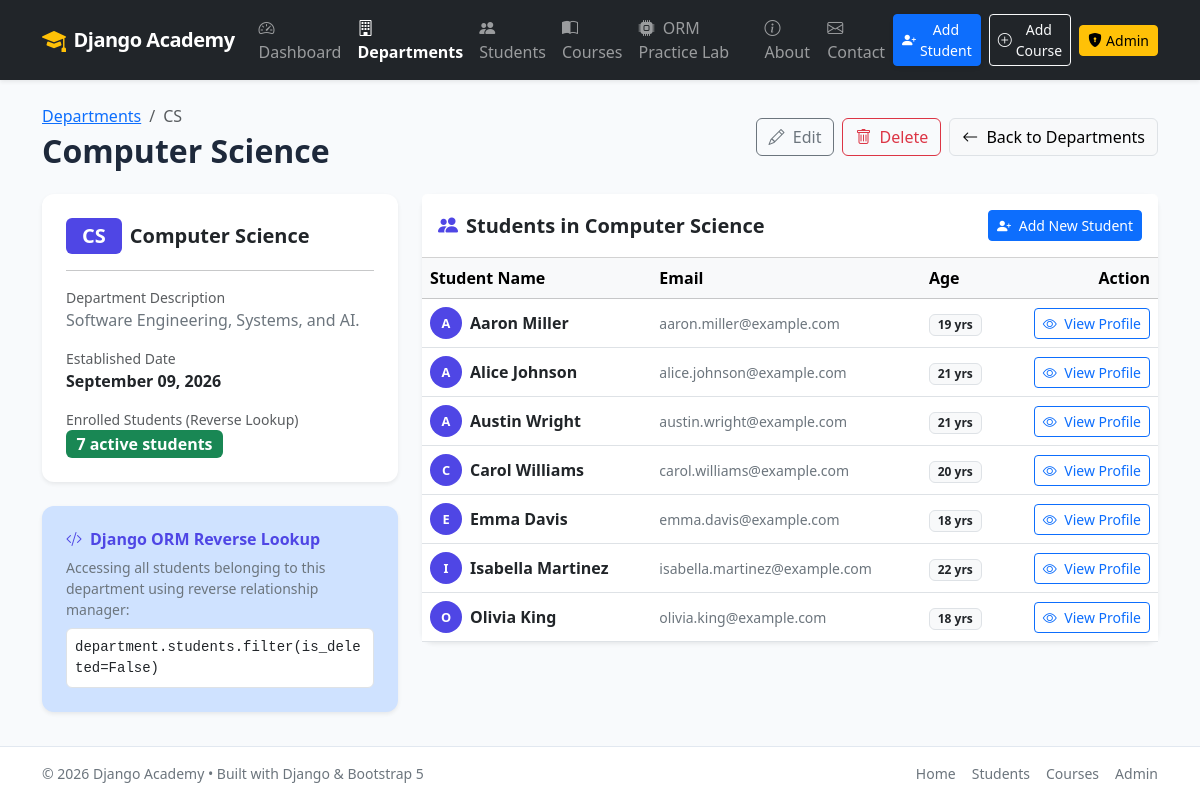
Screenshot of /departments/5/ with the database file from the repository.
### students/models.py (models this page shows, shortened)
class Department(models.Model):
    name = models.CharField(max_length=100, unique=True)
    code = models.CharField(max_length=20, unique=True, help_text="e.g. CS, EE, BBA")
    description = models.TextField(blank=True)
    created_at = models.DateTimeField(default=timezone.now)
    class Meta:
        ordering = ['code', 'name']

class Student(models.Model):
    name = models.CharField(max_length=100)
    email = models.EmailField(unique=True)
    age = models.PositiveIntegerField()
    department = models.ForeignKey(
        Department,
        on_delete=models.SET_NULL,
        null=True,
        blank=True,
        related_name="students"
    )
    bio = models.TextField(blank=True)
    joined_date = models.DateTimeField(auto_now_add=True)
    is_deleted = models.BooleanField(
        default=False,
        help_text="Designates whether this student is soft-deleted."
    )
    objects = StudentManager()           # Default manager filters out soft-deleted
    all_objects = models.Manager()       # Returns all students including soft-deleted
    class Meta:
        ordering = ['-joined_date']

### students/views.py (the view)
# urls.py: path('departments/<int:pk>/', views.department_detail, name='department_detail'),
def department_detail(request, pk):
    department = get_object_or_404(Department, pk=pk)
    students = department.students.filter(is_deleted=False).order_by('name')
    context = {
        'department': department,
        'students': students,
    }
    return render(request, 'students/department_detail.html', context)

### students/models.py (called while the page is built)
    def get_queryset(self):
        return StudentQuerySet(self.model, using=self._db).filter(is_deleted=False)

### students/templates/students/department_detail.html (shortened to what this page needs)
{% extends 'students/base.html' %}
{% block content %}
<div class="d-flex justify-content-between align-items-center mb-4">
    <div>
        <nav aria-label="breadcrumb">
            <ol class="breadcrumb mb-1">
                <li class="breadcrumb-item"><a href="{% url 'department_list' %}">Departments</a></li>
                <li class="breadcrumb-item active" aria-current="page">{{ department.code }}</li>
            </ol>
        </nav>
        <h1 class="h2 fw-bold mb-0">{{ department.name }}</h1>
    </div>
    <div class="d-flex gap-2">
        <a href="{% url 'department_update' department.pk %}" class="btn btn-outline-secondary">
            <i class="bi bi-pencil me-1"></i> Edit
        </a>
        <a href="{% url 'department_delete' department.pk %}" class="btn btn-outline-danger">
            <i class="bi bi-trash me-1"></i> Delete
        </a>
        <a href="{% url 'department_list' %}" class="btn btn-light border">
            <i class="bi bi-arrow-left me-1"></i> Back to Departments
        </a>
    </div>
</div>
<div class="row g-4">
    <div class="col-lg-4">
        <div class="card shadow-sm border-0 mb-4">
            <div class="card-body p-4">
                <div class="d-flex align-items-center mb-3">
                    <span class="badge bg-primary fs-5 px-3 py-2 me-2">{{ department.code }}</span>
                    <h5 class="fw-bold mb-0">{{ department.name }}</h5>
                </div>
                <hr>
                <div class="mb-3">
                    <span class="text-muted small d-block">Department Description</span>
                    <p class="mb-0 text-secondary">{{ department.description|default:"No description provided." }}</p>
                </div>
                <div class="mb-3">
                    <span class="text-muted small d-block">Established Date</span>
                    <strong>{{ department.created_at|date:"F d, Y" }}</strong>
                </div>
                <div class="mb-0">
                    <span class="text-muted small d-block">Enrolled Students (Reverse Lookup)</span>
                    <span class="badge bg-success fs-6">{{ students.count }} active students</span>
                </div>
            </div>
        </div>
        <div class="card shadow-sm border-0 bg-primary-subtle border-primary-subtle">
            <div class="card-body p-4">
                <h6 class="fw-bold text-primary mb-2"><i class="bi bi-code-slash me-2"></i>Django ORM Reverse Lookup</h6>
                <p class="small text-secondary mb-2">
                    Accessing all students belonging to this department using reverse relationship manager:
                </p>
                <code class="small d-block bg-white p-2 rounded border text-dark">
                    department.students.filter(is_deleted=False)
                </code>
            </div>
        </div>
    </div>
    <div class="col-lg-8">
        <div class="card shadow-sm border-0">
            <div class="card-header bg-white py-3 d-flex justify-content-between align-items-center">
                <h5 class="card-title fw-bold mb-0">
                    <i class="bi bi-people-fill text-primary me-2"></i>Students in {{ department.name }}
                </h5>
                <a href="{% url 'student_create' %}" class="btn btn-sm btn-primary">
                    <i class="bi bi-person-plus-fill me-1"></i> Add New Student
                </a>
            </div>
            <div class="table-responsive">
                <table class="table table-hover align-middle mb-0">
                    <thead class="table-light">
                        <tr>
                            <th>Student Name</th>
                            <th>Email</th>
                            <th>Age</th>
                            <th class="text-end">Action</th>
                        </tr>
                    </thead>
                    <tbody>
                        {% for student in students %}
                        <tr>
                            <td>
                                <div class="d-flex align-items-center">
                                    <div class="avatar bg-primary text-white rounded-circle d-flex align-items-center justify-content-center me-2 fw-bold" style="width: 32px; height: 32px; font-size: 0.8rem;">
                                        {{ student.name|slice:":1"|upper }}
                                    </div>
                                    <a href="{% url 'student_detail' student.pk %}" class="fw-semibold text-decoration-none text-dark">
                                        {{ student.name }}
                                    </a>
                                </div>
                            </td>
                            <td><small class="text-secondary">{{ student.email }}</small></td>
                            <td><span class="badge bg-light text-dark border">{{ student.age }} yrs</span></td>
                            <td class="text-end">
                                <a href="{% url 'student_detail' student.pk %}" class="btn btn-sm btn-outline-primary">
                                    <i class="bi bi-eye me-1"></i> View Profile
                                </a>
                            </td>
                        </tr>
                        {% endfor %}
                    </tbody>
                </table>
            </div>
        </div>
    </div>
</div>
{% endblock %}

### students/templates/students/base.html (style rules this page uses)
:root { --bs-primary-rgb: 79, 70, 229; --bs-link-color: #4f46e5; }
body { min-height: 100vh; display: flex; flex-direction: column; background-color: #f8fafc; color: #1e293b; }
.card { border-radius: 0.75rem; border: 1px solid #e2e8f0; box-shadow: 0 1px 3px rgba(0,0,0,0.05); transition: all 0.2s ease-in-out; }

### rows the page displays
Department: code "CS", name "Computer Science", description "Software Engineering, Systems, and AI.", created_at "September 09, 2026"
Student: name "A", name "Aaron Miller", email "aaron.miller@example.com", age "19"
Student: name "A", name "Alice Johnson", email "alice.johnson@example.com", age "21"
Student: name "A", name "Austin Wright", email "austin.wright@example.com", age "21"
Student: name "C", name "Carol Williams", email "carol.williams@example.com", age "20"
Student: name "E", name "Emma Davis", email "emma.davis@example.com", age "18"
Student: name "I", name "Isabella Martinez", email "isabella.martinez@example.com", age "22"
Student: name "O", name "Olivia King", email "olivia.king@example.com", age "18"

### other values shown
{{ students.count }} "7"
